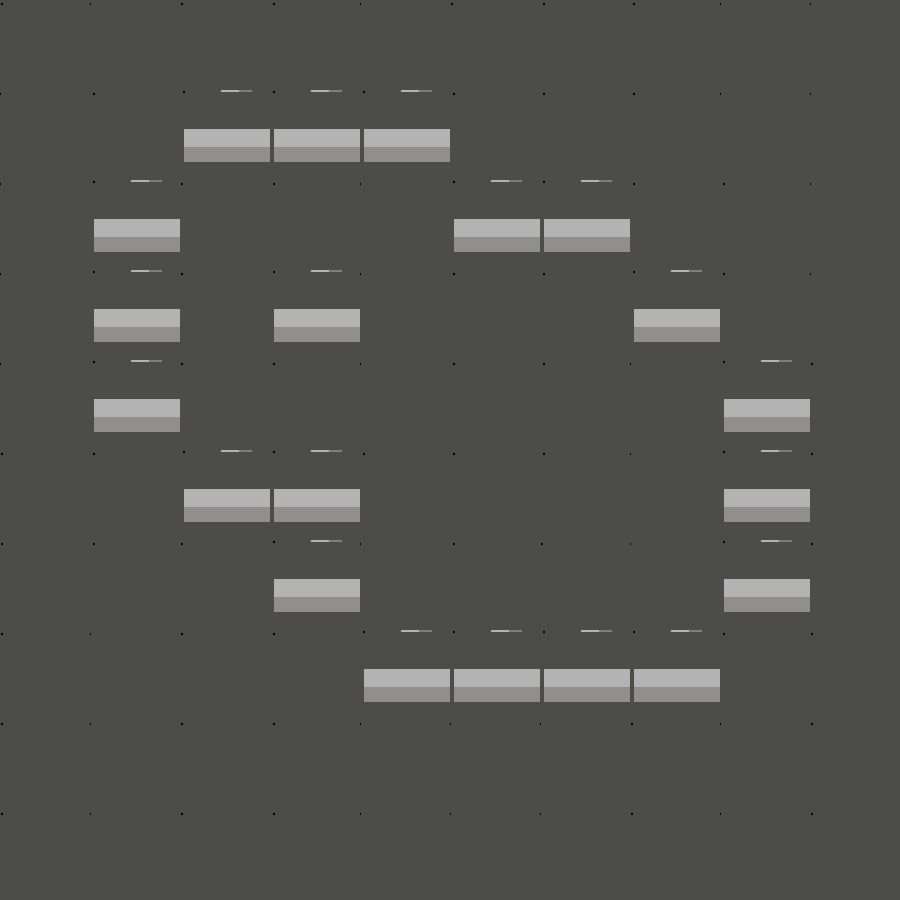

This game map was drawn from its Tiled (.tmx) file and the tilesets committed beside it. A one-line description and the trimmed map source follow:
An orthogonal 10x10 tile map with 90x90 px tiles, 1 tile layer (Ground) and 7 objects (3x Box, 3x Point, Chuy).

<map version="1.0" orientation="orthogonal" width="10" height="10" tilewidth="90" tileheight="90">
 <tileset firstgid="1" name="SokoChuy" tilewidth="90" tileheight="90">
  <image source="gfx/tile.png" width="270" height="270" />
  <tile id="0">
   <properties>
    <property name="type" value="triangle a" />
   </properties>
  </tile>
  <tile id="1">
   <properties>
    <property name="type" value="triangle b" />
   </properties>
  </tile>
  <tile id="2">
   <properties>
    <property name="type" value="circle" />
   </properties>
  </tile>
  <tile id="3">
   <properties>
    <property name="type" value="triangle c" />
   </properties>
  </tile>
  <tile id="4">
   <properties>
    <property name="type" value="triangle d" />
   </properties>
  </tile>
  <tile id="5">
   <properties>
    <property name="type" value="square" />
   </properties>
  </tile>
 </tileset>
 <layer name="Ground" width="10" height="10">
  <properties>
   <property name="text" value="Area 12" />
  </properties>
  <data>[100 cells, 100 non-empty, 4 distinct tile ids]</data>
 </layer>
 <objectgroup name="Objects" width="10" height="10">
  <object name="Box" x="377" y="456" width="50" height="70" />
  <object name="Point" x="647" y="543" width="66" height="90" />
  <object name="Chuy" x="548" y="271" width="86" height="86" />
  <object name="Box" x="474" y="282" width="50" height="70" />
  <object name="Box" x="375" y="373" width="50" height="70" />
  <object name="Point" x="466" y="272" width="66" height="90" />
  <object name="Point" x="367" y="362" width="66" height="90" />
 </objectgroup>
</map>